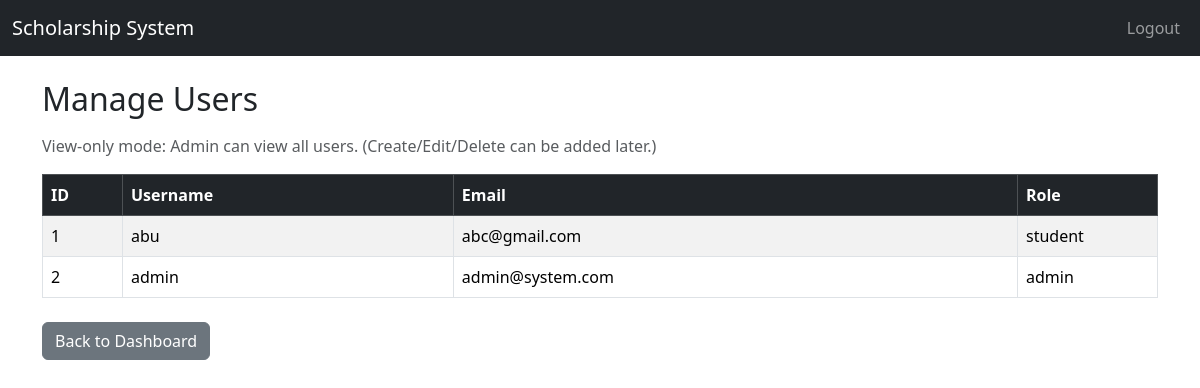
/admin/manage_users (signed in), run on the app's committed database.
### app/models.py (models this page shows)
class User(UserMixin, db.Model):
    id = db.Column(db.Integer, primary_key=True)
    username = db.Column(db.String(50), unique=True, nullable=False)
    email = db.Column(db.String(100), unique=True, nullable=False)
    your_id = db.Column(db.String(20), unique=True, nullable=True)
    password = db.Column(db.String(255), nullable=False)
    role = db.Column(db.String(20), nullable=False)
    created_at = db.Column(db.DateTime, default=datetime.utcnow)

### app/routes/admin_routes.py (the view)
@admin_bp.route('/manage_users')
@login_required
def manage_users():
    if current_user.role != 'admin':
        flash("Access denied.", "danger")
        return redirect(url_for('auth.login'))
    users = User.query.all()
    return render_template('admin/manage_users.html', users=users)

### app/templates/admin/manage_users.html (shortened to what this page needs)
{% extends "base.html" %}
{% block content %}
<h2 class="mb-3">Manage Users</h2>
<p class="text-muted">
  View-only mode: Admin can view all users. (Create/Edit/Delete can be added later.)
</p>
<div class="table-responsive">
  <table class="table table-striped table-bordered align-middle">
    <thead class="table-dark">
      <tr>
        <th style="width: 80px;">ID</th>
        <th>Username</th>
        <th>Email</th>
        <th style="width: 140px;">Role</th>
      </tr>
    </thead>
    <tbody>
      {% for u in users %}
      <tr>
        <td>{{ u.id }}</td>
        <td>{{ u.username }}</td>
        <td>{{ u.email }}</td>
        <td>{{ u.role }}</td>
      </tr>
      {% else %}
      <tr>
        <td colspan="4" class="text-center text-muted">No users found.</td>
      </tr>
      {% endfor %}
    </tbody>
  </table>
</div>
<a href="{{ url_for('admin.dashboard') }}" class="btn btn-secondary mt-2">Back to Dashboard</a>
{% endblock %}

### data on the page
User: id "1", username "abu", email "abc@gmail.com", role "student"
User: id "2", username "admin", email "admin@system.com", role "admin"
